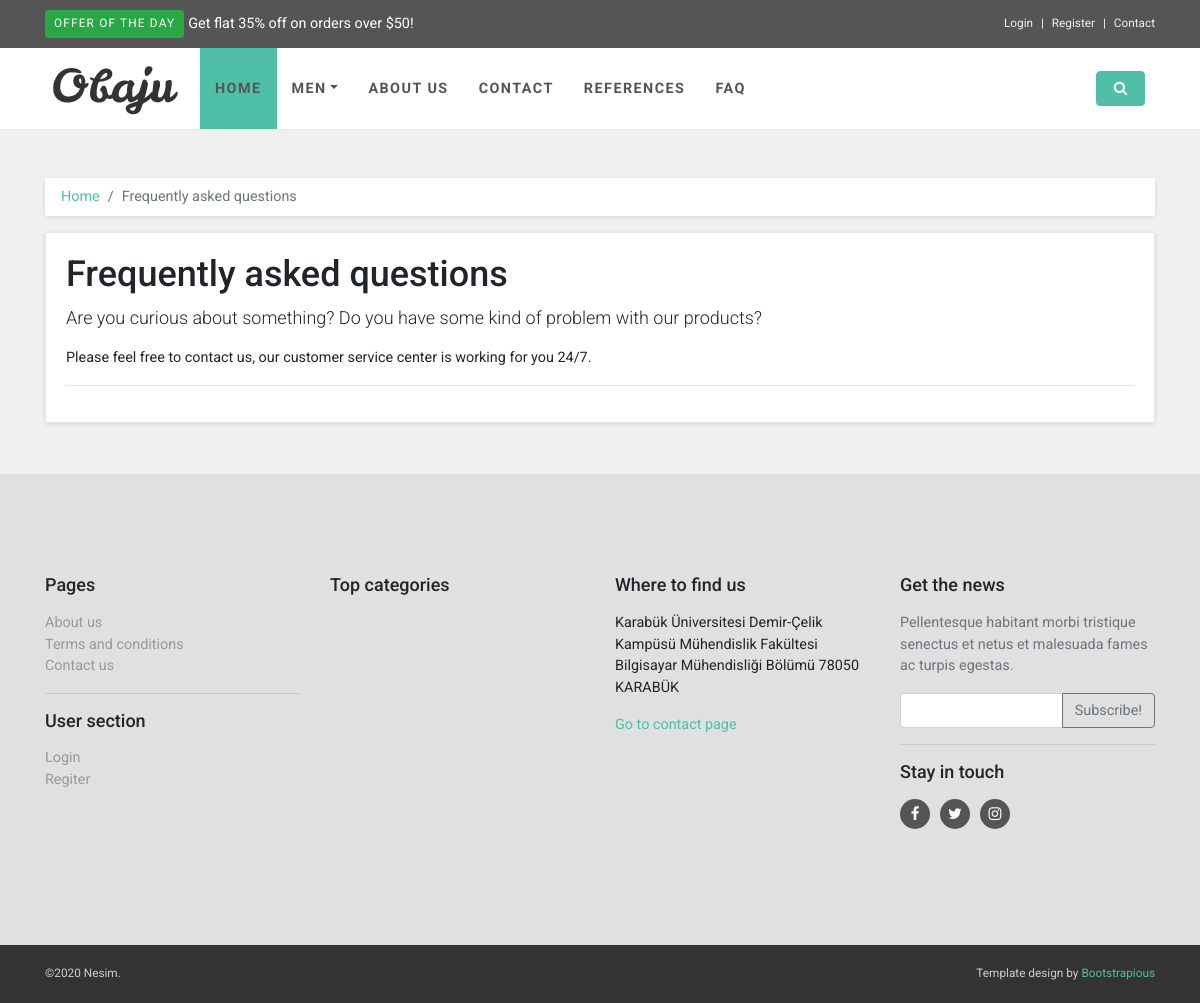
Page /faq/ on the earlier database version.
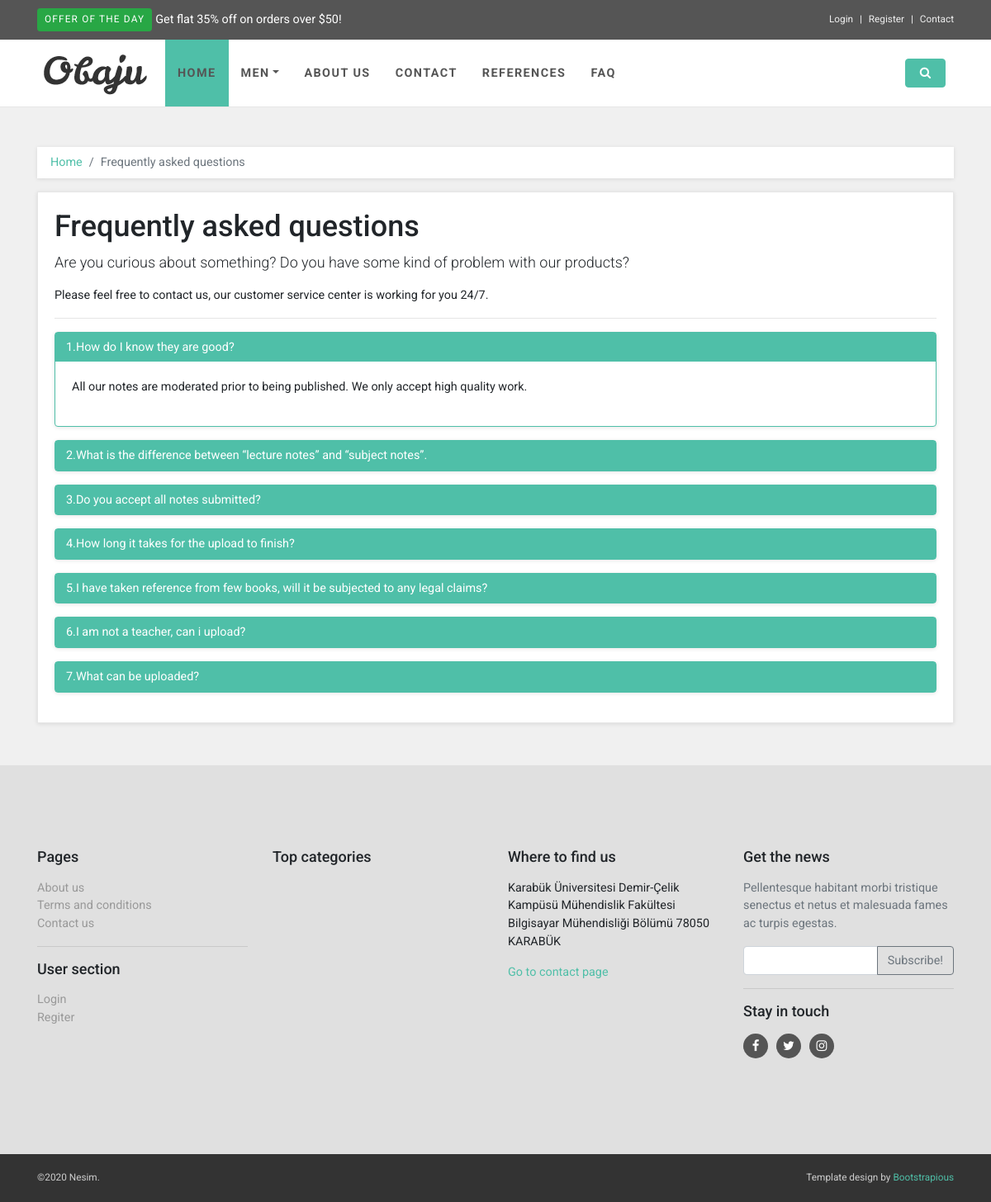
Same page on the later database version.
### home/models.py (models this page shows, shortened)
class FAQ(models.Model):
    STATUS = (
        ('True', 'true'),
        ('False', 'false')
    )
    question = models.CharField(max_length=150)
    ordernumber = models.IntegerField()
    answer = models.TextField(blank=True)
    status = models.CharField(max_length=10, choices=STATUS)
    create_at = models.DateTimeField(auto_now_add=True)
    update_at = models.DateTimeField(auto_now=True)

### home/views.py (the view)
# urls.py: path('faq/', views.faq, name='faq'),
def faq(request):
    faq = FAQ.objects.filter( status='True').order_by('ordernumber')
    category = Category.objects.all()
    setting = Setting.objects.get(pk=1)
    context = {'faq': faq, 'category': category, 'setting': setting}
    return render(request, 'faq.html', context)

### home/templates/faq.html (shortened to what this page needs)
{% extends "homebase.html" %}
{% block body %}
    <div id="all">
        <div id="content">
            <div class="container">
                <div class="row">
                    <div class="col-lg-12">
                        <nav aria-label="breadcrumb">
                            <ol class="breadcrumb">
                                <li class="breadcrumb-item"><a href="/">Home</a></li>
                                <li aria-current="page" class="breadcrumb-item active">Frequently asked questions</li>
                            </ol>
                        </nav>
                    </div>
                    <div class="col-lg-12">
                        <div id="contact" class="box">
                            <h1>Frequently asked questions</h1>
                            <p class="lead">Are you curious about something? Do you have some kind of problem with our products?</p>
                            <p>Please feel free to contact us, our customer service center is working for you 24/7.</p>
                            <hr>
                            <div id="accordion">
                                {%  for rs in faq %}
                                    {% if rs.ordernumber == 1 %}
                                        <div class="card border-primary mb-3">
                                            <div id="headingOne" class="card-header p-0 border-0">
                                                <h4 class="mb-0"><a href="#" data-toggle="collapse" data-target="#collapseOne" aria-expanded="true" aria-controls="collapseOne" class="btn btn-primary d-block text-left rounded-0">{{ rs.ordernumber }}.{{ rs.question }}</a></h4>
                                            </div>
                                            <div id="collapseOne" aria-labelledby="headingOne" data-parent="#accordion" class="collapse show">
                                                <div class="card-body">
                                                    <p>{{ rs.answer }}</p>
                                                </div>
                                            </div>
                                        </div>
                                    {% else %}
                                    <div class="card border-primary mb-3">
                                        <div id="headingTwo" class="card-header p-0 border-0">
                                            <h4 class="mb-0"><a href="#" data-toggle="collapse" data-target="#collapse{{ rs.ordernumber }}" aria-expanded="false" aria-controls="collapseTwo" class="btn btn-primary d-block text-left rounded-0">{{ rs.ordernumber }}.{{ rs.question }}</a></h4>
                                        </div>
                                    </div>
                                    {% endif %}
                                {% endfor %}
                            </div>
                        </div>
                    </div>
                </div>
            </div>
        </div>
    </div>
{% endblock %}

Differences in the rows shown:
added FAQ: ordernumber "1", question "How do I know they are good?", answer "All our notes are moderated prior to being published. We only accept high quality work."
added FAQ: ordernumber "2", question "What is the difference between “lecture notes” and “subject notes”."
added FAQ: ordernumber "3", question "Do you accept all notes submitted?"
added FAQ: ordernumber "4", question "How long it takes for the upload to finish?"
added FAQ: ordernumber "5", question "I have taken reference from few books, will it be subjected to any legal claims?"
added FAQ: ordernumber "6", question "I am not a teacher, can i upload?"
added FAQ: ordernumber "7", question "What can be uploaded?"
